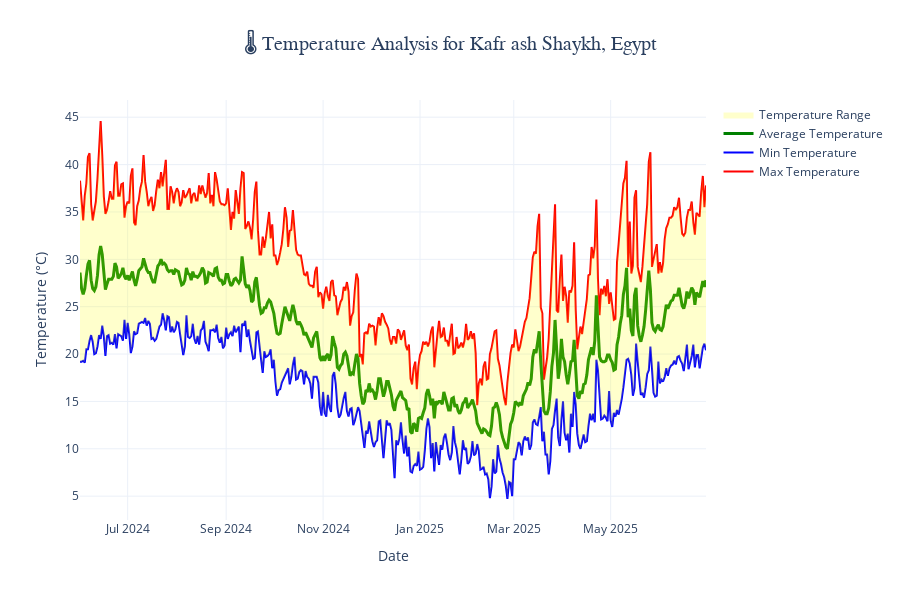

Notebook cell for this chart:
### Code cell
print("="*80)
print("                 📊 INTERACTIVE PLOTLY VISUALIZATIONS                 ")
print("="*80)

# Create interactive plot showing temperature variations
fig = go.Figure()

# Add traces for different temperature measurements
fig.add_trace(go.Scatter(
    x=df.index,
    y=df['max_temp_celsius'],
    mode='lines',
    name='Max Temperature',
    line=dict(color='red', width=2),
    hovertemplate='<b>Max Temp</b><br>Date: %{x}<br>Temperature: %{y:.1f}°C<extra></extra>'
))

fig.add_trace(go.Scatter(
    x=df.index,
    y=df['min_temp_celsius'],
    mode='lines',
    name='Min Temperature',
    line=dict(color='blue', width=2),
    hovertemplate='<b>Min Temp</b><br>Date: %{x}<br>Temperature: %{y:.1f}°C<extra></extra>'
))

fig.add_trace(go.Scatter(
    x=df.index,
    y=df['avg_temp_celsius'],
    mode='lines',
    name='Average Temperature',
    line=dict(color='green', width=3),
    hovertemplate='<b>Avg Temp</b><br>Date: %{x}<br>Temperature: %{y:.1f}°C<extra></extra>'
))

# Add temperature range as filled area
fig.add_trace(go.Scatter(
    x=df.index,
    y=df['max_temp_celsius'],
    fill=None,
    mode='lines',
    line_color='rgba(0,0,0,0)',
    showlegend=False,
    name='Temperature Range'
))

fig.add_trace(go.Scatter(
    x=df.index,
    y=df['min_temp_celsius'],
    fill='tonexty',
    mode='lines',
    line_color='rgba(0,0,0,0)',
    name='Temperature Range',
    fillcolor='rgba(255,255,0,0.2)',
    hovertemplate='<b>Temp Range</b><br>Date: %{x}<br>Range: %{customdata:.1f}°C<extra></extra>',
    customdata=df['temp_range']
))

# Update layout with responsive width and legend on right
fig.update_layout(
    title={
        'text': f'🌡️ Temperature Analysis for {city_weather["city_info"]["name"]}, {city_weather["city_info"]["country"]}',
        'x': 0.5,
        'xanchor': 'center',
        'font': {'size': 20, 'family': 'Arial Black'}
    },
    xaxis_title='Date',
    yaxis_title='Temperature (°C)',
    hovermode='x unified',
    template='plotly_white',
    width=None,  # Auto-fit to page width
    height=600,
    legend=dict(
        orientation="v",
        yanchor="top",
        y=1,
        xanchor="left",
        x=1.02
    ),
    margin=dict(r=150)  # Add right margin for legend
)

# Add annotations for key statistics
temp_stats = {
    'max_temp': df['max_temp_celsius'].max(),
    'min_temp': df['min_temp_celsius'].min(),
    'avg_temp': df['avg_temp_celsius'].mean(),
    'temp_range_avg': df['temp_range'].mean()
}

# Show the plot
fig.show()

print(f"✅ Interactive temperature visualization created!")
print(f"📈 Data period: {df.index.min().strftime('%Y-%m-%d')} to {df.index.max().strftime('%Y-%m-%d')}")
print(f"📊 Total days analyzed: {len(df)}")

### Figure 1 — Plotly figure (JSON) as saved in the notebook; plotly's stock layout.template omitted (floating-point values rounded to 4 significant figures; data arrays with more than 128 entries replaced by an {"elided": "..."} marker saying what was removed)
{"data": [{"hovertemplate": "<b>Max Temp</b><br>Date: %{x}<br>Temperature: %{y:.1f}°C<extra></extra>", "line": {"color": "red", "width": 2}, "mode": "lines", "name": "Max Temperature", "type": "scatter", "x": {"elided": "395 str values"}, "y": {"elided": "395 float values"}}, {"hovertemplate": "<b>Min Temp</b><br>Date: %{x}<br>Temperature: %{y:.1f}°C<extra></extra>", "line": {"color": "blue", "width": 2}, "mode": "lines", "name": "Min Temperature", "type": "scatter", "x": {"elided": "395 str values"}, "y": {"elided": "395 float values"}}, {"hovertemplate": "<b>Avg Temp</b><br>Date: %{x}<br>Temperature: %{y:.1f}°C<extra></extra>", "line": {"color": "green", "width": 3}, "mode": "lines", "name": "Average Temperature", "type": "scatter", "x": {"elided": "395 str values"}, "y": {"elided": "395 float values"}}, {"line": {"color": "rgba(0,0,0,0)"}, "mode": "lines", "name": "Temperature Range", "showlegend": false, "type": "scatter", "x": {"elided": "395 str values"}, "y": {"elided": "395 float values"}}, {"customdata": {"elided": "395 float values"}, "fill": "tonexty", "fillcolor": "rgba(255,255,0,0.2)", "hovertemplate": "<b>Temp Range</b><br>Date: %{x}<br>Range: %{customdata:.1f}°C<extra></extra>", "line": {"color": "rgba(0,0,0,0)"}, "mode": "lines", "name": "Temperature Range", "type": "scatter", "x": {"elided": "395 str values"}, "y": {"elided": "395 float values"}}], "layout": {"height": 600, "hovermode": "x unified", "legend": {"orientation": "v", "x": 1.02, "xanchor": "left", "y": 1, "yanchor": "top"}, "margin": {"r": 150}, "title": {"font": {"family": "Arial Black", "size": 20}, "text": "🌡️ Temperature Analysis for Kafr ash Shaykh, Egypt", "x": 0.5, "xanchor": "center"}, "xaxis": {"title": {"text": "Date"}}, "yaxis": {"title": {"text": "Temperature (°C)"}}}}
